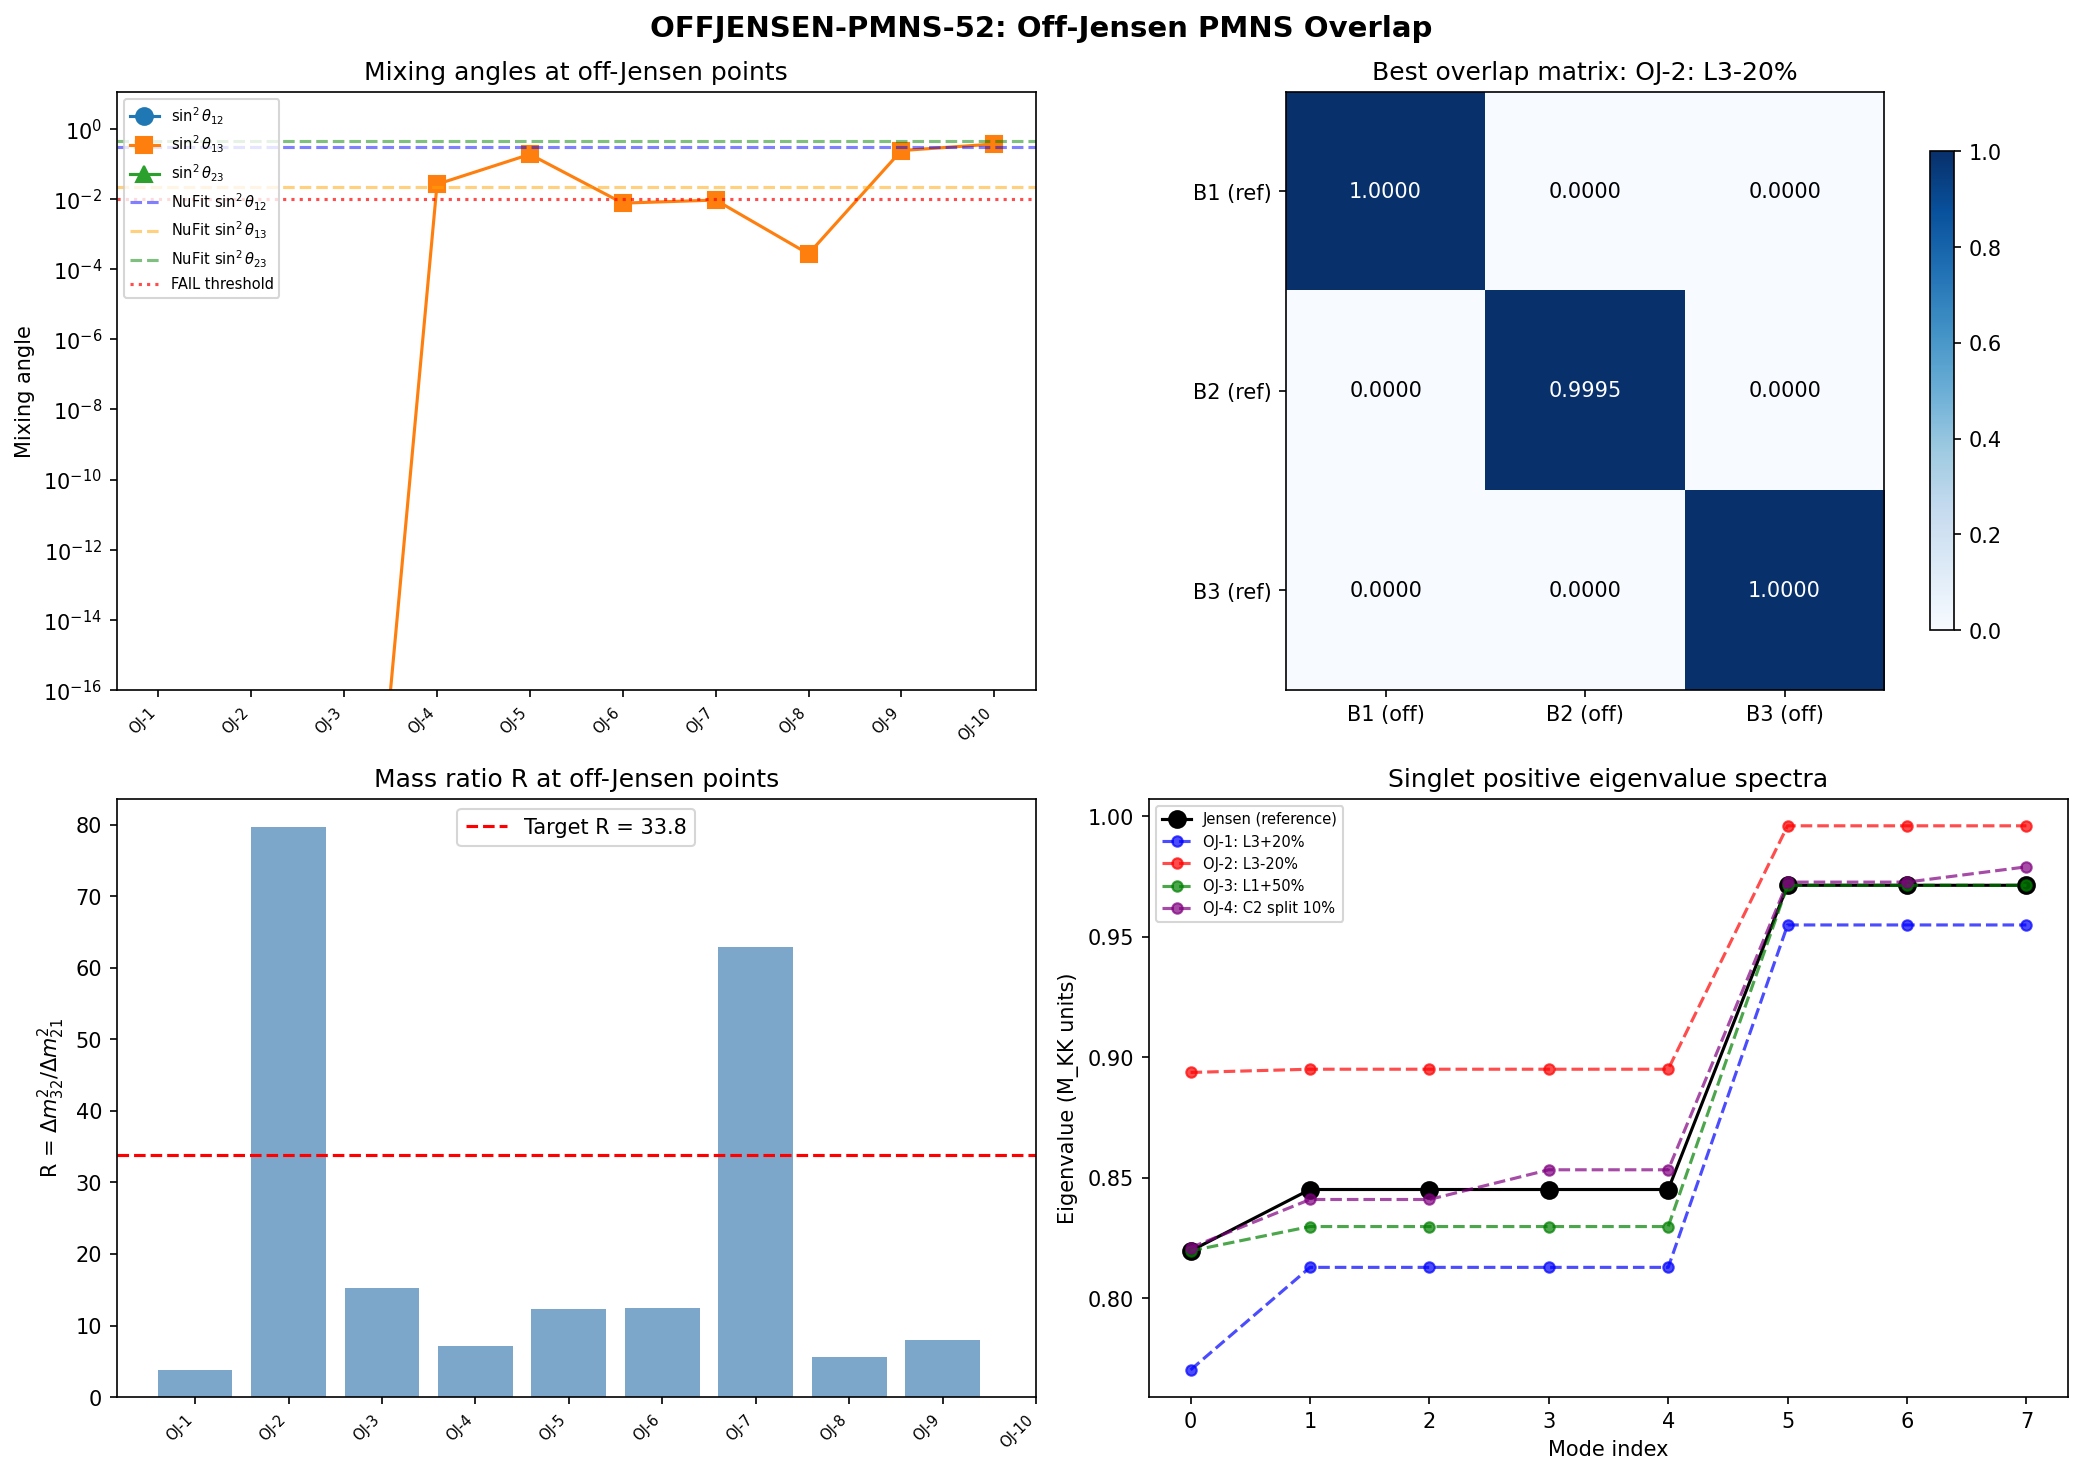

This chart was generated by the following Python code:
#!/usr/bin/env python3
"""
S52 OFFJENSEN-PMNS-52: Off-Jensen PMNS Overlap Computation
===========================================================

Computes D_K eigenvalues and eigenvectors at off-Jensen points in the
U(2)-invariant left-invariant metric family on SU(3). Extracts the 3x3
PMNS overlap matrix between eigenspaces at off-Jensen and Jensen reference.
Tests for nonzero mixing angles.

Physics:
  Jensen metric: g_s = L1*g0|u1 + L2*g0|su2 + L3*g0|C2
    with L1=e^{2s}, L2=e^{-2s}, L3=e^s (volume-preserving 1-param family)

  Off-Jensen: independent (L1, L2, L3), or further breaking U(2) by splitting
  C^2 into two 2D subspaces with different scales (L3a, L3b).

  On Jensen curve, eigenspace overlap U = I exactly (Schur's lemma, S36).
  Off-Jensen may break this and generate nontrivial PMNS mixing.

Gate: PMNS-OFFJENSEN-52
  PASS: sin^2(theta_12) in [0.25, 0.35] at any off-Jensen point
  FAIL: All mixing angles < 0.01 at all tested points

Author: Neutrino-Detection-Specialist (Session 52)
Date: 2026-03-20
"""

import numpy as np
from numpy.linalg import eigh, cholesky, inv, eigvalsh
import sys
import os
import time
# === Phase 2b X2 transform bootstrap (auto-inserted by tools/_x2_transform_copies.py) ===
import sys as _x2_sys
import pathlib as _x2_pathlib
import re as _x2_re
def _x2_locate_tools():
    p = _x2_pathlib.Path(__file__).resolve()
    for _ in range(8):
        if (p / "tools" / "computation_root.py").is_file():
            return p / "tools"
        p = p.parent
    raise RuntimeError(
        "Phase 2b bootstrap: tools/computation_root.py not found in any "
        "ancestor of " + str(__file__))
_x2_sys.path.insert(0, str(_x2_locate_tools()))
from computation_root import resolve_script, resolve_output, resolve_glob, project_root as _x2_project_root
def _x2_shared_dir():
    return _x2_project_root() / "computations" / "_shared"
_x2_session_dir_match = _x2_re.match(r"^session-(\d+)$",
    _x2_pathlib.Path(__file__).resolve().parent.name)
_x2_self_session = int(_x2_session_dir_match.group(1)) if _x2_session_dir_match else None
# === End X2 bootstrap ===


# Add computations to path
sys.path.insert(0, str(_x2_shared_dir()))
sys.path.insert(0, os.path.dirname(os.path.abspath(__file__)))

from canonical_constants import tau_fold, E_B1, E_B2_mean, E_B3_mean

# ============================================================================
# SECTION 1: SU(3) LIE ALGEBRA INFRASTRUCTURE (self-contained)
# ============================================================================

def gell_mann_matrices():
    """Standard Gell-Mann matrices lambda_1,...,lambda_8."""
    lam = []
    # lambda_1
    lam.append(np.array([[0,1,0],[1,0,0],[0,0,0]], dtype=complex))
    # lambda_2
    lam.append(np.array([[0,-1j,0],[1j,0,0],[0,0,0]], dtype=complex))
    # lambda_3
    lam.append(np.array([[1,0,0],[0,-1,0],[0,0,0]], dtype=complex))
    # lambda_4
    lam.append(np.array([[0,0,1],[0,0,0],[1,0,0]], dtype=complex))
    # lambda_5
    lam.append(np.array([[0,0,-1j],[0,0,0],[1j,0,0]], dtype=complex))
    # lambda_6
    lam.append(np.array([[0,0,0],[0,0,1],[0,1,0]], dtype=complex))
    # lambda_7
    lam.append(np.array([[0,0,0],[0,0,-1j],[0,1j,0]], dtype=complex))
    # lambda_8
    lam.append(np.array([[1,0,0],[0,1,0],[0,0,-2]], dtype=complex) / np.sqrt(3))
    return lam


def su3_generators():
    """Anti-Hermitian generators e_a = -i/2 * lambda_a. Tr(e_a e_b) = -1/2 delta_{ab}."""
    gm = gell_mann_matrices()
    return [-1j / 2.0 * lam for lam in gm]


def compute_structure_constants(gens):
    """f_{abc} from [e_a, e_b] = f_{abc} e_c. Uses trace formula."""
    n = len(gens)
    f = np.zeros((n, n, n), dtype=np.float64)
    for a in range(n):
        for b in range(a+1, n):
            comm = gens[a] @ gens[b] - gens[b] @ gens[a]
            for c in range(n):
                val = -2.0 * np.trace(comm @ gens[c])  # (local)
                f[a,b,c] = val.real
                f[b,a,c] = -val.real
    return f


# ============================================================================
# SECTION 2: METRIC CONSTRUCTION
# ============================================================================

# Decomposition indices: su(3) = u(1) + su(2) + C^2
U1_IDX = [7]
SU2_IDX = [0, 1, 2]
C2_IDX = [3, 4, 5, 6]


def u2_invariant_metric(B_ab, L1, L2, L3):
    """
    U(2)-invariant left-invariant metric on SU(3).
    g = L1*g0|u1 + L2*g0|su2 + L3*g0|C2
    g0 = |B_ab| (positive-definite base from Killing form)
    """
    g0 = np.abs(B_ab)
    g = np.zeros((8,8), dtype=np.float64)
    for a in U1_IDX:
        for b in U1_IDX:
            g[a,b] = g0[a,b] * L1
    for a in SU2_IDX:
        for b in SU2_IDX:
            g[a,b] = g0[a,b] * L2
    for a in C2_IDX:
        for b in C2_IDX:
            g[a,b] = g0[a,b] * L3
    return g


def general_metric(B_ab, scales):
    """
    General left-invariant metric on SU(3) with per-generator scales.
    scales: array of 8 positive floats, one per generator direction.
    g = diag(s_0, ..., s_7) * g0
    This breaks U(2) when the C^2 scales are not all equal.
    """
    g0 = np.abs(B_ab)
    g = np.zeros((8,8), dtype=np.float64)
    for a in range(8):
        g[a,a] = g0[a,a] * scales[a]
    return g


def jensen_metric(B_ab, s):
    """Jensen curve: L1=e^{2s}, L2=e^{-2s}, L3=e^s. Volume-preserving."""
    L1 = np.exp(2.0*s)
    L2 = np.exp(-2.0*s)
    L3 = np.exp(s)
    return u2_invariant_metric(B_ab, L1, L2, L3)


# ============================================================================
# SECTION 3: FRAME, CONNECTION, DIRAC OPERATOR
# ============================================================================

def orthonormal_frame(g_s):
    """E such that E g_s E^T = I. E = inv(cholesky(g_s))."""
    L = cholesky(g_s)
    return inv(L)


def frame_structure_constants(f_abc, E):
    """Structure constants in ON frame: ft^f_{ab} = E_{ac} E_{bd} f_{cde} (E^{-1})_{ef}"""
    E_inv = inv(E)
    return np.einsum('ac,bd,cde,ef->abf', E, E, f_abc, E_inv)


def connection_coefficients(ft):
    """Levi-Civita connection: 2*Gamma_{cab} = ft_{abc} - ft_{bca} + ft_{cab}"""
    n = ft.shape[0]
    Gamma = np.zeros((n,n,n), dtype=np.float64)
    for c in range(n):
        for a in range(n):
            for b in range(n):
                Gamma[c,a,b] = 0.5*(ft[a,b,c] - ft[b,c,a] + ft[c,a,b])
    return Gamma


def build_cliff8():
    """Cliff(R^8) generators: 8 Hermitian 16x16 matrices, {gamma_a, gamma_b} = 2*delta_{ab}*I."""
    s1 = np.array([[0,1],[1,0]], dtype=complex)
    s2 = np.array([[0,-1j],[1j,0]], dtype=complex)
    s3 = np.array([[1,0],[0,-1]], dtype=complex)
    I2 = np.eye(2, dtype=complex)
    def kron4(A,B,C,D):
        return np.kron(A, np.kron(B, np.kron(C, D)))
    return [
        kron4(s1,I2,I2,I2), kron4(s2,I2,I2,I2),
        kron4(s3,s1,I2,I2), kron4(s3,s2,I2,I2),
        kron4(s3,s3,s1,I2), kron4(s3,s3,s2,I2),
        kron4(s3,s3,s3,s1), kron4(s3,s3,s3,s2),
    ]


def spinor_connection_offset(Gamma, gammas):
    """Omega = (1/4) sum_{a,b,c} Gamma^b_{ac} gamma_a gamma_b gamma_c"""
    n = len(gammas)
    dim_spin = gammas[0].shape[0]
    Omega = np.zeros((dim_spin, dim_spin), dtype=complex)
    for a in range(n):
        for b in range(n):
            for c in range(n):
                coeff = Gamma[b,a,c]
                if abs(coeff) > 1e-15:
                    Omega += coeff * gammas[a] @ gammas[b] @ gammas[c]
    Omega *= 0.25
    return Omega


def dirac_operator_on_irrep(rho, E, gammas, Omega):
    """D_pi = sum_{a,b} E_{ab} rho[b] x gamma_a + I x Omega"""
    dim_rho = rho[0].shape[0]
    dim_spin = 16  # (local)
    dim_total = dim_rho * dim_spin
    D = np.zeros((dim_total, dim_total), dtype=complex)
    for a in range(8):
        for b in range(8):
            if abs(E[a,b]) > 1e-15:
                D += E[a,b] * np.kron(rho[b], gammas[a])
    D += np.kron(np.eye(dim_rho), Omega)
    return D


# ============================================================================
# SECTION 4: IRREP CONSTRUCTION
# ============================================================================

def irrep_fundamental(gens):
    """(1,0) representation, dim=3."""
    return [g.copy() for g in gens]

def irrep_antifundamental(gens):
    """(0,1) representation, dim=3."""
    return [-g.T for g in gens]

def irrep_adjoint(f_abc):
    """(1,1) representation, dim=8."""
    rho = []
    for a in range(8):
        M = f_abc[a,:,:].T
        rho.append(M.astype(complex))
    return rho

def irrep_symmetric2(gens):
    """(2,0) representation, dim=6. Sym^2(C^3)."""
    I3 = np.eye(3, dtype=complex)
    sym_vecs = []
    for i in range(3):
        v = np.zeros(9, dtype=complex)
        v[3*i+i] = 1.0
        sym_vecs.append(v)
    for i in range(3):
        for j in range(i+1, 3):
            v = np.zeros(9, dtype=complex)
            v[3*i+j] = 1.0/np.sqrt(2)
            v[3*j+i] = 1.0/np.sqrt(2)
            sym_vecs.append(v)
    P = np.column_stack(sym_vecs)
    rho = []
    for X in gens:
        rho_9 = np.kron(X, I3) + np.kron(I3, X)
        rho.append(P.conj().T @ rho_9 @ P)
    return rho

def irrep_symmetric3(gens):
    """(3,0) representation, dim=10. Sym^3(C^3)."""
    from itertools import permutations
    I3 = np.eye(3, dtype=complex)
    sorted_triples = []
    for i in range(3):
        for j in range(i,3):
            for k in range(j,3):
                sorted_triples.append((i,j,k))
    sym_vecs = []
    for trip in sorted_triples:
        v = np.zeros(27, dtype=complex)
        perms = set(permutations(trip))
        norm = np.sqrt(len(perms))
        for p in perms:
            idx = p[0]*9 + p[1]*3 + p[2]
            v[idx] = 1.0/norm
        sym_vecs.append(v)
    P = np.column_stack(sym_vecs)
    rho = []
    for X in gens:
        rho_27 = (np.kron(np.kron(X,I3),I3) + np.kron(np.kron(I3,X),I3) + np.kron(np.kron(I3,I3),X))
        rho.append(P.conj().T @ rho_27 @ P)
    return rho

def irrep_via_casimir_projection(rho_A, rho_B, target_dim, target_pq=None):
    """General irrep via tensor product + Casimir projection."""
    dim_A = rho_A[0].shape[0]
    dim_B = rho_B[0].shape[0]
    dim_prod = dim_A * dim_B
    rho_prod = []
    C2 = np.zeros((dim_prod, dim_prod), dtype=complex)
    for a in range(8):
        rho_a = np.kron(rho_A[a], np.eye(dim_B)) + np.kron(np.eye(dim_A), rho_B[a])
        rho_prod.append(rho_a)
        C2 += rho_a @ rho_a
    evals, evecs = np.linalg.eigh(C2)
    tol = 1e-8  # (local)
    groups = []
    for i, ev in enumerate(sorted(zip(evals, range(dim_prod)))):
        val, idx = ev
        if not groups or abs(val - groups[-1][0]) > tol:
            groups.append((val, [idx]))
        else:
            groups[-1][1].append(idx)
    target_eval = None
    for val, indices in groups:
        if len(indices) == target_dim:
            target_eval = val
            break
    if target_eval is None:
        group_info = [(val, len(indices)) for val, indices in groups]
        label = f"({target_pq[0]},{target_pq[1]})" if target_pq else f"dim={target_dim}"
        raise RuntimeError(f"Cannot find {target_dim}-dim eigenspace for {label}. Dims: {group_info}")
    mask = np.abs(evals - target_eval) < tol
    P = evecs[:, mask]
    if P.shape[1] != target_dim:
        raise RuntimeError(f"Projection gave dim={P.shape[1]}, expected {target_dim}")
    rho = []
    for a in range(8):
        rho.append(P.conj().T @ rho_prod[a] @ P)
    return rho


def get_irreps_for_spectrum(gens, f_abc, max_pq_sum=3):
    """
    Return list of (p, q, dim, rho) for all irreps with p+q <= max_pq_sum.

    For neutrino physics we need the lowest eigenvalues, which come from
    small irreps. max_pq_sum=3 covers (0,0), (1,0), (0,1), (1,1), (2,0), (0,2),
    (3,0), (0,3), (2,1), (1,2).
    """
    irreps = []
    for p in range(max_pq_sum + 1):
        for q in range(max_pq_sum + 1 - p):
            dim_pq = (p+1)*(q+1)*(p+q+2)//2
            try:
                if (p,q) == (0,0):
                    rho = [np.zeros((1,1), dtype=complex) for _ in range(8)]
                elif (p,q) == (1,0):
                    rho = irrep_fundamental(gens)
                elif (p,q) == (0,1):
                    rho = irrep_antifundamental(gens)
                elif (p,q) == (1,1):
                    rho = irrep_adjoint(f_abc)
                elif p >= 2 and q == 0:
                    rho = irrep_symmetric2(gens) if p == 2 else irrep_symmetric3(gens)
                elif p == 0 and q >= 2:
                    conj_gens = [-g.T for g in gens]
                    rho = irrep_symmetric2(conj_gens) if q == 2 else irrep_symmetric3(conj_gens)
                elif (p,q) == (2,1):
                    rho_3 = irrep_fundamental(gens)
                    rho_8 = irrep_adjoint(f_abc)
                    rho = irrep_via_casimir_projection(rho_3, rho_8, dim_pq, (p,q))
                elif (p,q) == (1,2):
                    conj_gens = [-g.T for g in gens]
                    conj_f = compute_structure_constants(conj_gens)
                    rho_3c = irrep_fundamental(conj_gens)
                    rho_8c = irrep_adjoint(conj_f)
                    rho = irrep_via_casimir_projection(rho_3c, rho_8c, dim_pq, (2,1))
                else:
                    print(f"  Skipping ({p},{q}): not implemented for max_pq_sum={max_pq_sum}")
                    continue
                irreps.append((p, q, dim_pq, rho))
            except Exception as e:
                print(f"  Warning: could not build ({p},{q}): {e}")
    return irreps


# ============================================================================
# SECTION 5: SPECTRUM AND EIGENSPACE COMPUTATION
# ============================================================================

def compute_spectrum(g_metric, gens, f_abc, gammas, irreps_data, return_evecs=False):
    """
    Compute D_K eigenvalues (and optionally eigenvectors) for a given metric.

    Returns:
        evals_all: sorted array of all eigenvalues (imaginary parts of i*D)
        evecs_dict: if return_evecs, dict mapping (p,q) -> (evals, evecs) for each irrep
    """
    E = orthonormal_frame(g_metric)
    ft = frame_structure_constants(f_abc, E)
    Gamma = connection_coefficients(ft)
    Omega = spinor_connection_offset(Gamma, gammas)

    all_evals = []
    evecs_dict = {}

    for (p, q, dim_rho, rho) in irreps_data:
        D = dirac_operator_on_irrep(rho, E, gammas, Omega)

        # D is anti-Hermitian in math convention. Eigenvalues are purely imaginary.
        # We multiply by -1j to get a Hermitian matrix with real eigenvalues.
        iD = -1j * D

        # Check Hermiticity
        herm_err = np.max(np.abs(iD - iD.conj().T))
        if herm_err > 1e-10:
            print(f"  WARNING: ({p},{q}) Hermiticity error = {herm_err:.2e}")

        evals, evecs = np.linalg.eigh(iD)

        # Each eigenvalue has degeneracy dim_rho^2 from Weyl (already built in)
        # but in the Peter-Weyl decomposition, irrep (p,q) appears with
        # multiplicity dim_rho (right regular representation).
        # So each eigenvalue of D_(p,q) has total multiplicity dim_rho.
        for ev in evals:
            all_evals.extend([ev] * dim_rho)

        if return_evecs:
            evecs_dict[(p,q)] = (evals, evecs)

    all_evals = np.array(sorted(all_evals))
    return all_evals, evecs_dict


def identify_sectors(evals, tol=1e-8):
    """
    Identify B1, B2, B3 sectors from eigenvalue clustering.

    At the Jensen fold (tau~0.19):
      B1 (trivial, 1-fold): lowest positive eigenvalue ~0.819
      B2 (fundamental, 4-fold): next cluster ~0.845
      B3 (adjoint, 3-fold): next cluster ~0.971

    Returns:
        sectors: dict with keys 'B1', 'B2', 'B3', values are (mean_eval, indices_in_evals)
    """
    # Get unique positive eigenvalues
    pos_evals = evals[evals > tol]

    # Cluster by proximity
    clusters = []
    current_cluster = [pos_evals[0]]
    for ev in pos_evals[1:]:
        if abs(ev - current_cluster[-1]) < tol:
            current_cluster.append(ev)
        else:
            clusters.append(np.array(current_cluster))
            current_cluster = [ev]
    clusters.append(np.array(current_cluster))

    # The 3 lowest clusters are B1, B2, B3
    if len(clusters) < 3:
        print(f"  WARNING: only {len(clusters)} clusters found, expected >= 3")
        return None

    sectors = {}
    names = ['B1', 'B2', 'B3']
    for i, name in enumerate(names):
        sectors[name] = {
            'mean': np.mean(clusters[i]),
            'count': len(clusters[i]),
            'evals': clusters[i]
        }

    return sectors


def compute_singlet_overlap(evecs_ref, evecs_off, evals_ref, evals_off, tol=1e-6):
    """
    Compute the 3x3 overlap matrix between B1, B2, B3 eigenspaces
    at reference (Jensen) and off-Jensen points.

    For the singlet (0,0), the Dirac matrix is 16x16, giving 8 positive
    and 8 negative eigenvalues (paired by J symmetry).

    The positive eigenvalues cluster into:
      B1 (1 eigenvalue), B2 (4 eigenvalues), B3 (3 eigenvalues)

    The overlap matrix U_{ij} = sum_k |<psi_i^ref | psi_j^off>|^2
    where i runs over the B_i eigenspace at Jensen, j over B_j at off-Jensen.

    For PMNS extraction, we need the overlap between the 3 SECTORS (not individual
    modes). So we define:
      O_{IJ} = (1/n_I) * sum_{i in B_I^ref} sum_{j in B_J^off} |<psi_i | psi_j>|^2

    where n_I is the dimension of sector I.

    If U(2) is preserved, O = I (Schur's lemma). If broken, O develops off-diagonal
    elements that encode PMNS-like mixing.
    """
    # Sort positive eigenvalues and identify sectors
    pos_mask_ref = evals_ref > 1e-6
    pos_idx_ref = np.where(pos_mask_ref)[0]
    pos_evals_ref = evals_ref[pos_idx_ref]

    pos_mask_off = evals_off > 1e-6
    pos_idx_off = np.where(pos_mask_off)[0]
    pos_evals_off = evals_off[pos_idx_off]

    # Sort by eigenvalue
    sort_ref = np.argsort(pos_evals_ref)
    sort_off = np.argsort(pos_evals_off)

    sorted_idx_ref = pos_idx_ref[sort_ref]
    sorted_idx_off = pos_idx_off[sort_off]
    sorted_evals_ref = pos_evals_ref[sort_ref]
    sorted_evals_off = pos_evals_off[sort_off]

    # Identify sectors: B1 (1 mode), B2 (4 modes), B3 (3 modes)
    # Total = 8 positive eigenvalues for the singlet
    if len(sorted_idx_ref) != 8 or len(sorted_idx_off) != 8:
        print(f"  WARNING: Expected 8 positive eigenvalues, got ref={len(sorted_idx_ref)}, off={len(sorted_idx_off)}")
        return None, None, None

    # Cluster the eigenvalues
    def cluster_8(sorted_evals):
        """Identify B1, B2, B3 boundaries from 8 sorted eigenvalues."""
        # Try standard assignment: 1 + 4 + 3
        # Look at gaps between consecutive eigenvalues
        gaps = np.diff(sorted_evals)
        # The two largest gaps should separate B1|B2 and B2|B3
        gap_order = np.argsort(gaps)[::-1]

        # Check: the two biggest gaps
        g1, g2 = sorted(gap_order[:2])

        # Boundaries
        boundaries = sorted([g1+1, g2+1])

        # Check expected sizes
        sizes = [boundaries[0], boundaries[1]-boundaries[0], 8-boundaries[1]]

        return boundaries, sizes

    bounds_ref, sizes_ref = cluster_8(sorted_evals_ref)
    bounds_off, sizes_off = cluster_8(sorted_evals_off)

    # Sector index ranges
    def sector_ranges(bounds):
        return {
            'B1': list(range(0, bounds[0])),
            'B2': list(range(bounds[0], bounds[1])),
            'B3': list(range(bounds[1], 8))
        }

    sec_ref = sector_ranges(bounds_ref)
    sec_off = sector_ranges(bounds_off)

    # Build the full overlap matrix between all 8 positive eigenstates
    overlap_full = np.zeros((8, 8))
    for i in range(8):
        for j in range(8):
            v_ref = evecs_ref[:, sorted_idx_ref[i]]
            v_off = evecs_off[:, sorted_idx_off[j]]
            overlap_full[i, j] = np.abs(np.vdot(v_ref, v_off))**2

    # Build the 3x3 sector overlap matrix
    sector_names = ['B1', 'B2', 'B3']
    O = np.zeros((3, 3))
    for I, name_I in enumerate(sector_names):
        for J, name_J in enumerate(sector_names):
            total = 0.0  # (local)
            n_I = len(sec_ref[name_I])
            for i in sec_ref[name_I]:
                for j in sec_off[name_J]:
                    total += overlap_full[i, j]
            O[I, J] = total / n_I if n_I > 0 else 0.0

    return O, overlap_full, {
        'ref_evals': sorted_evals_ref,
        'off_evals': sorted_evals_off,
        'ref_sectors': sec_ref,
        'off_sectors': sec_off,
        'ref_sizes': sizes_ref,
        'off_sizes': sizes_off
    }


def extract_pmns_angles(O):
    """
    Extract PMNS mixing angles from the 3x3 overlap matrix O.

    Standard PMNS parameterization:
      |U_{e1}|^2 = cos^2(theta_12) * cos^2(theta_13)
      |U_{e2}|^2 = sin^2(theta_12) * cos^2(theta_13)
      |U_{e3}|^2 = sin^2(theta_13)
      |U_{mu3}|^2 = sin^2(theta_23) * cos^2(theta_13)

    But our overlap matrix O is |U|^2 in the sector basis, where sectors
    have different dimensions. The PMNS-relevant extraction depends on how
    we identify "mass eigenstates" with sectors.

    For a proper extraction: O_{IJ} plays the role of |U_{IJ}|^2.

    sin^2(theta_13) = O[0,2]  (B1-B3 mixing)
    sin^2(theta_12) = O[0,1] / (1 - O[0,2])  (B1-B2 mixing in 1-2 subspace)
    sin^2(theta_23) = O[1,2] / (1 - O[0,2])  (B2-B3 mixing in 2-3 subspace)
    """
    # Ensure O rows sum to ~1
    row_sums = np.sum(O, axis=1)

    sin2_13 = O[0, 2]
    cos2_13 = 1.0 - sin2_13

    if cos2_13 > 1e-10:
        sin2_12 = O[0, 1] / cos2_13
        sin2_23 = O[1, 2] / cos2_13
    else:
        sin2_12 = 0.0  # (local)
        sin2_23 = 0.0  # (local)

    # Clip to [0, 1] for safety
    sin2_12 = np.clip(sin2_12, 0.0, 1.0)
    sin2_13 = np.clip(sin2_13, 0.0, 1.0)
    sin2_23 = np.clip(sin2_23, 0.0, 1.0)

    return sin2_12, sin2_13, sin2_23, row_sums


# ============================================================================
# SECTION 6: OFF-JENSEN METRIC POINTS
# ============================================================================

def generate_offjensen_points(tau_ref):
    """
    Generate off-Jensen test points.

    The Jensen curve at tau is: L1=e^{2*tau}, L2=e^{-2*tau}, L3=e^{tau}

    Off-Jensen directions:
    1. U(2)-preserving: keep diagonal structure but break the Jensen constraint
       - Vary L3 while keeping L1, L2 at Jensen values
       - Vary L1 independently while keeping L2, L3 at Jensen
       - Scale L1 up and L2 down differently from Jensen

    2. U(2)-breaking: split C^2 into two 2D blocks with different scales
       - g_45 != g_67 breaks the SU(2) acting on C^2
       - This is the most promising direction for PMNS mixing

    Each point: dict with 'name', 'scales' (8-vector of per-generator factors),
    and 'description'.
    """
    s = tau_ref
    L1_J = np.exp(2*s)
    L2_J = np.exp(-2*s)
    L3_J = np.exp(s)

    points = []

    # --- U(2)-preserving off-Jensen ---

    # OJ-1: Increase L3 by 20% (C^2 directions expanded)
    eps = 0.20
    L3_new = L3_J * (1 + eps)
    scales = np.array([L2_J]*3 + [L3_new]*4 + [L1_J])
    points.append({
        'name': 'OJ-1: L3+20%',
        'scales': scales,
        'L1': L1_J, 'L2': L2_J, 'L3': L3_new,
        'type': 'U(2)-preserving',
        'description': f'C^2 scale L3 increased 20% from {L3_J:.4f} to {L3_new:.4f}'
    })

    # OJ-2: Decrease L3 by 20%
    L3_new = L3_J * (1 - eps)
    scales = np.array([L2_J]*3 + [L3_new]*4 + [L1_J])
    points.append({
        'name': 'OJ-2: L3-20%',
        'scales': scales,
        'L1': L1_J, 'L2': L2_J, 'L3': L3_new,
        'type': 'U(2)-preserving',
        'description': f'C^2 scale L3 decreased 20% from {L3_J:.4f} to {L3_new:.4f}'
    })

    # OJ-3: Increase L1 by 50% (u(1) direction expanded)
    L1_new = L1_J * 1.5
    scales = np.array([L2_J]*3 + [L3_J]*4 + [L1_new])
    points.append({
        'name': 'OJ-3: L1+50%',
        'scales': scales,
        'L1': L1_new, 'L2': L2_J, 'L3': L3_J,
        'type': 'U(2)-preserving',
        'description': f'u(1) scale L1 increased 50% from {L1_J:.4f} to {L1_new:.4f}'
    })

    # --- U(2)-breaking: split C^2 ---

    # OJ-4: Split C^2 into (4,5) and (6,7) blocks. L3a != L3b.
    # This breaks the SU(2)_R that acts on the doublet (4,5)<->(6,7)
    split = 0.10  # 10% split
    L3a = L3_J * (1 + split)
    L3b = L3_J * (1 - split)
    scales = np.array([L2_J]*3 + [L3a, L3a, L3b, L3b] + [L1_J])
    points.append({
        'name': 'OJ-4: C2 split 10%',
        'scales': scales,
        'L3a': L3a, 'L3b': L3b,
        'type': 'U(2)-breaking',
        'description': f'C^2 split: (4,5)={L3a:.4f}, (6,7)={L3b:.4f}'
    })

    # OJ-5: Larger C^2 split (30%)
    split = 0.30
    L3a = L3_J * (1 + split)
    L3b = L3_J * (1 - split)
    scales = np.array([L2_J]*3 + [L3a, L3a, L3b, L3b] + [L1_J])
    points.append({
        'name': 'OJ-5: C2 split 30%',
        'scales': scales,
        'L3a': L3a, 'L3b': L3b,
        'type': 'U(2)-breaking',
        'description': f'C^2 split: (4,5)={L3a:.4f}, (6,7)={L3b:.4f}'
    })

    # OJ-6: C^2 split with individual scales (all different)
    # This maximally breaks the C^2 symmetry
    L3_vals = [L3_J*1.15, L3_J*0.95, L3_J*1.05, L3_J*0.85]
    scales = np.array([L2_J]*3 + L3_vals + [L1_J])
    points.append({
        'name': 'OJ-6: C2 all-different',
        'scales': scales,
        'type': 'U(2)-breaking',
        'description': f'C^2 all different: {[f"{v:.4f}" for v in L3_vals]}'
    })

    # OJ-7: Break SU(2) sub-block too (all 8 scales different)
    # This breaks ALL symmetry
    L_su2 = [L2_J*1.1, L2_J*0.95, L2_J*1.05]
    scales = np.array(L_su2 + L3_vals + [L1_J*1.2])
    points.append({
        'name': 'OJ-7: All-8 different',
        'scales': scales,
        'type': 'Fully broken',
        'description': 'All 8 generator scales independent'
    })

    # OJ-8: Small perturbation of C^2 (epsilon = 0.01)
    eps_small = 0.01  # (local)
    L3a = L3_J * (1 + eps_small)
    L3b = L3_J * (1 - eps_small)
    scales = np.array([L2_J]*3 + [L3a, L3a, L3b, L3b] + [L1_J])
    points.append({
        'name': 'OJ-8: C2 split 1%',
        'scales': scales,
        'L3a': L3a, 'L3b': L3b,
        'type': 'U(2)-breaking',
        'description': f'C^2 split: (4,5)={L3a:.4f}, (6,7)={L3b:.4f}'
    })

    # OJ-9: At tau=0.15 (away from fold) with 30% C^2 split
    s2 = 0.15
    L1_2 = np.exp(2*s2)
    L2_2 = np.exp(-2*s2)
    L3_2 = np.exp(s2)
    split = 0.30
    L3a = L3_2 * (1 + split)
    L3b = L3_2 * (1 - split)
    scales = np.array([L2_2]*3 + [L3a, L3a, L3b, L3b] + [L1_2])
    points.append({
        'name': 'OJ-9: tau=0.15, C2 split 30%',
        'scales': scales,
        'L3a': L3a, 'L3b': L3b,
        'type': 'U(2)-breaking',
        'description': f'tau=0.15 base, C^2 split: (4,5)={L3a:.4f}, (6,7)={L3b:.4f}'
    })

    # OJ-10: Large asymmetric deformation
    # One C^2 pair at 2x, the other at 0.5x, with compensating L1
    L3a = L3_J * 2.0
    L3b = L3_J * 0.5
    scales = np.array([L2_J]*3 + [L3a, L3a, L3b, L3b] + [L1_J])
    points.append({
        'name': 'OJ-10: C2 extreme (2x/0.5x)',
        'scales': scales,
        'L3a': L3a, 'L3b': L3b,
        'type': 'U(2)-breaking',
        'description': f'C^2 extreme split: (4,5)={L3a:.4f}, (6,7)={L3b:.4f}'
    })

    return points


# ============================================================================
# SECTION 7: MAIN COMPUTATION
# ============================================================================

def main():
    t_start = time.time()
    print("=" * 72)
    print("S52 OFFJENSEN-PMNS-52: Off-Jensen PMNS Overlap")
    print("=" * 72)

    # --- Setup Lie algebra ---
    print("\n[1] Setting up SU(3) Lie algebra infrastructure...")
    gens = su3_generators()
    f_abc = compute_structure_constants(gens)
    B_ab = np.einsum('acd,bcd->ab', f_abc, f_abc)
    gammas = build_cliff8()

    # Validate Clifford algebra
    cliff_err = 0.0  # (local)
    for a in range(8):
        for b in range(8):
            ac = gammas[a] @ gammas[b] + gammas[b] @ gammas[a]
            target = 2.0 * (1 if a == b else 0) * np.eye(16)
            cliff_err = max(cliff_err, np.max(np.abs(ac - target)))
    print(f"  Clifford algebra error: {cliff_err:.2e}")

    # Killing form
    print(f"  Killing form diagonal (should be -3): {B_ab[0,0]:.4f}")

    # --- Build irreps ---
    print("\n[2] Building irrep representations (max p+q = 3)...")
    irreps_data = get_irreps_for_spectrum(gens, f_abc, max_pq_sum=3)
    print(f"  Built {len(irreps_data)} irreps:")
    for p, q, dim, _ in irreps_data:
        print(f"    ({p},{q}): dim = {dim}")

    # --- Reference Jensen spectrum ---
    tau_ref = tau_fold  # 0.19
    print(f"\n[3] Computing reference Jensen spectrum at tau = {tau_ref}...")
    g_jensen = jensen_metric(B_ab, tau_ref)
    print(f"  Jensen metric diagonal: {np.diag(g_jensen)}")

    evals_ref_all, evecs_ref_dict = compute_spectrum(g_jensen, gens, f_abc, gammas, irreps_data, return_evecs=True)

    # Report singlet eigenvalues
    if (0,0) in evecs_ref_dict:
        e00_ref, v00_ref = evecs_ref_dict[(0,0)]
        pos_ref = e00_ref[e00_ref > 1e-6]
        print(f"  Singlet (0,0) positive eigenvalues: {sorted(pos_ref)}")

    # Also report (1,0) eigenvalues for R computation
    if (1,0) in evecs_ref_dict:
        e10_ref, v10_ref = evecs_ref_dict[(1,0)]
        pos_10_ref = sorted(e10_ref[e10_ref > 1e-6])
        print(f"  Fundamental (1,0) positive eigenvalues (first 12): {pos_10_ref[:12]}")

    # Identify reference sectors from (0,0) singlet
    ref_evals_singlet = evecs_ref_dict[(0,0)][0]
    ref_evecs_singlet = evecs_ref_dict[(0,0)][1]

    # Verify against known values
    pos_ref = sorted(ref_evals_singlet[ref_evals_singlet > 1e-6])
    print(f"\n  Reference singlet B1, B2, B3 eigenvalues:")
    print(f"    B1 (1 mode):  {pos_ref[0]:.6f}  (expected ~{E_B1:.4f})")
    print(f"    B2 (4 modes): {pos_ref[1]:.6f} - {pos_ref[4]:.6f}  (expected ~{E_B2_mean:.4f})")
    print(f"    B3 (3 modes): {pos_ref[5]:.6f} - {pos_ref[7]:.6f}  (expected ~{E_B3_mean:.4f})")

    R_ref = (pos_ref[5]**2 - pos_ref[1]**2) / (pos_ref[1]**2 - pos_ref[0]**2)
    print(f"    R = (E_B3^2 - E_B2^2)/(E_B2^2 - E_B1^2) = {R_ref:.2f}")

    # --- Off-Jensen scan ---
    print(f"\n[4] Generating off-Jensen test points...")
    oj_points = generate_offjensen_points(tau_ref)
    print(f"  Generated {len(oj_points)} off-Jensen points")

    # Storage for results
    results = []
    max_sin2_12 = 0.0
    max_sin2_13 = 0.0
    max_sin2_23 = 0.0

    print(f"\n[5] Computing off-Jensen spectra and overlaps...")
    print("-" * 72)

    for idx, pt in enumerate(oj_points):
        print(f"\n  Point {idx+1}/{len(oj_points)}: {pt['name']}")
        print(f"    Type: {pt['type']}")
        print(f"    {pt['description']}")

        # Construct the metric
        g_off = general_metric(B_ab, pt['scales'])

        # Verify positive definiteness
        g_evals = np.linalg.eigvalsh(g_off)
        if np.any(g_evals <= 0):
            print(f"    SKIP: metric not positive definite (min eigenvalue = {np.min(g_evals):.2e})")
            results.append({'name': pt['name'], 'type': pt['type'], 'skip': True})
            continue

        # Compute spectrum
        try:
            evals_off_all, evecs_off_dict = compute_spectrum(g_off, gens, f_abc, gammas, irreps_data, return_evecs=True)
        except Exception as e:
            print(f"    ERROR computing spectrum: {e}")
            results.append({'name': pt['name'], 'type': pt['type'], 'error': str(e)})
            continue

        # Singlet overlap
        if (0,0) in evecs_off_dict:
            off_evals_singlet = evecs_off_dict[(0,0)][0]
            off_evecs_singlet = evecs_off_dict[(0,0)][1]

            pos_off = sorted(off_evals_singlet[off_evals_singlet > 1e-6])
            print(f"    Singlet positive eigenvalues: {[f'{v:.6f}' for v in pos_off]}")

            # Compute R at this off-Jensen point
            if len(pos_off) >= 6:
                R_off = (pos_off[5]**2 - pos_off[1]**2) / (pos_off[1]**2 - pos_off[0]**2) if (pos_off[1]**2 - pos_off[0]**2) > 1e-12 else float('inf')
                print(f"    R = {R_off:.2f}")
            else:
                R_off = None

            # Compute overlap matrix
            O, overlap_full, info = compute_singlet_overlap(
                ref_evecs_singlet, off_evecs_singlet,
                ref_evals_singlet, off_evals_singlet
            )

            if O is not None:
                print(f"    Overlap matrix O (3x3 sector):")
                for i in range(3):
                    print(f"      [{O[i,0]:.6f}  {O[i,1]:.6f}  {O[i,2]:.6f}]")

                row_sums = np.sum(O, axis=1)
                print(f"    Row sums: {row_sums}")
                print(f"    Sector sizes (ref): {info['ref_sizes']}, (off): {info['off_sizes']}")

                # Extract mixing angles
                sin2_12, sin2_13, sin2_23, _ = extract_pmns_angles(O)
                print(f"    sin^2(theta_12) = {sin2_12:.6f}  (target: 0.303)")
                print(f"    sin^2(theta_13) = {sin2_13:.6f}  (target: 0.0222)")
                print(f"    sin^2(theta_23) = {sin2_23:.6f}  (target: 0.451)")

                max_sin2_12 = max(max_sin2_12, sin2_12)
                max_sin2_13 = max(max_sin2_13, sin2_13)
                max_sin2_23 = max(max_sin2_23, sin2_23)

                results.append({
                    'name': pt['name'],
                    'type': pt['type'],
                    'O': O,
                    'overlap_full': overlap_full,
                    'sin2_12': sin2_12,
                    'sin2_13': sin2_13,
                    'sin2_23': sin2_23,
                    'R': R_off,
                    'pos_evals': pos_off,
                    'info': info,
                    'scales': pt['scales'],
                })
            else:
                results.append({'name': pt['name'], 'type': pt['type'], 'error': 'overlap computation failed'})
        else:
            results.append({'name': pt['name'], 'type': pt['type'], 'error': 'no singlet data'})

    # Also compute overlaps from (1,0) fundamental sector
    print(f"\n[6] Computing (1,0) fundamental sector overlaps...")
    print("-" * 72)

    fund_results = []
    if (1,0) in evecs_ref_dict:
        e10_ref_all, v10_ref_all = evecs_ref_dict[(1,0)]

        for idx, pt in enumerate(oj_points):
            if idx >= len(results) or 'error' in results[idx] or results[idx].get('skip'):
                continue

            # Re-get the off-Jensen data
            g_off = general_metric(B_ab, pt['scales'])
            _, evecs_off_dict = compute_spectrum(g_off, gens, f_abc, gammas, irreps_data, return_evecs=True)

            if (1,0) in evecs_off_dict:
                e10_off, v10_off = evecs_off_dict[(1,0)]

                # For (1,0), dim=3, so D is 48x48 (3*16).
                # 24 positive eigenvalues grouped as:
                #   B1-like, B2-like, B3-like (with dim=3 multiplicity each -> more eigenvalues)
                pos_10_off = sorted(e10_off[e10_off > 1e-6])

                # Compute the FULL overlap between all positive eigenvectors
                n_pos_ref = np.sum(e10_ref_all > 1e-6)
                n_pos_off = np.sum(e10_off > 1e-6)

                # For a rough sector identification, cluster the positive eigenvalues
                print(f"\n  (1,0) at {pt['name']}:")
                print(f"    Positive eigenvalues ({n_pos_off}): first 8 = {[f'{v:.4f}' for v in pos_10_off[:8]]}")

                fund_results.append({
                    'name': pt['name'],
                    'n_pos': n_pos_off,
                    'first_evals': pos_10_off[:12] if len(pos_10_off) >= 12 else pos_10_off
                })

    # --- Gate evaluation ---
    print(f"\n{'=' * 72}")
    print(f"[7] GATE EVALUATION: PMNS-OFFJENSEN-52")
    print(f"{'=' * 72}")

    print(f"\n  Maximum mixing angles across all off-Jensen points:")
    print(f"    max sin^2(theta_12) = {max_sin2_12:.6f}")
    print(f"    max sin^2(theta_13) = {max_sin2_13:.6f}")
    print(f"    max sin^2(theta_23) = {max_sin2_23:.6f}")

    # Gate criteria
    pass_criterion = (0.25 <= max_sin2_12 <= 0.35)
    fail_criterion = (max_sin2_12 < 0.01 and max_sin2_13 < 0.01 and max_sin2_23 < 0.01)

    if pass_criterion:
        verdict = "PASS"
        detail = f"sin^2(theta_12) = {max_sin2_12:.6f} falls in [0.25, 0.35]"
    elif fail_criterion:
        verdict = "FAIL"
        detail = f"All mixing angles < 0.01 at all points tested"
    else:
        verdict = "INTERMEDIATE"
        detail = f"Nonzero mixing found (max sin2_12={max_sin2_12:.6f}) but outside [0.25, 0.35]"

    print(f"\n  Gate verdict: {verdict}")
    print(f"  Detail: {detail}")

    # --- Summary table ---
    print(f"\n{'=' * 72}")
    print(f"[8] SUMMARY TABLE")
    print(f"{'=' * 72}")
    print(f"{'Point':<28s} {'Type':<18s} {'sin2_12':>8s} {'sin2_13':>8s} {'sin2_23':>8s} {'R':>8s}")
    print("-" * 90)
    for r in results:
        if 'sin2_12' in r:
            R_str = f"{r['R']:.1f}" if r['R'] is not None else "N/A"
            print(f"{r['name']:<28s} {r['type']:<18s} {r['sin2_12']:>8.6f} {r['sin2_13']:>8.6f} {r['sin2_23']:>8.6f} {R_str:>8s}")
        elif r.get('skip'):
            print(f"{r['name']:<28s} {r['type']:<18s} {'SKIP':>8s}")
        else:
            print(f"{r['name']:<28s} {r['type']:<18s} {'ERROR':>8s}")

    # --- NuFit comparison ---
    print(f"\n{'=' * 72}")
    print(f"[9] COMPARISON TO NuFit-6.0 (NO)")
    print(f"{'=' * 72}")
    print(f"  Measured:  sin2_12 = 0.303 +/- 0.012")
    print(f"  Measured:  sin2_13 = 0.02225 +/- 0.00065")
    print(f"  Measured:  sin2_23 = 0.451 +/- 0.019")
    print(f"  Measured:  R = Delta_m32^2/Delta_m21^2 = 33.8")
    print(f"  Framework: max sin2_12 = {max_sin2_12:.6f}")
    print(f"  Framework: max sin2_13 = {max_sin2_13:.6f}")
    print(f"  Framework: max sin2_23 = {max_sin2_23:.6f}")

    # --- Save data ---
    print(f"\n[10] Saving results...")

    # Prepare arrays for .npz
    names_arr = np.array([r['name'] for r in results])
    types_arr = np.array([r['type'] for r in results])
    sin2_12_arr = np.array([r.get('sin2_12', np.nan) for r in results])
    sin2_13_arr = np.array([r.get('sin2_13', np.nan) for r in results])
    sin2_23_arr = np.array([r.get('sin2_23', np.nan) for r in results])
    R_arr = np.array([r.get('R', np.nan) if r.get('R') is not None else np.nan for r in results])

    # Collect overlap matrices
    O_matrices = []
    for r in results:
        if 'O' in r:
            O_matrices.append(r['O'])
        else:
            O_matrices.append(np.full((3,3), np.nan))
    O_matrices = np.array(O_matrices)

    np.savez("computations/session-52/s52_offjensen_pmns.npz",
        tau_ref=tau_ref,
        n_points=len(results),
        names=names_arr,
        types=types_arr,
        sin2_12=sin2_12_arr,
        sin2_13=sin2_13_arr,
        sin2_23=sin2_23_arr,
        R_values=R_arr,
        O_matrices=O_matrices,
        max_sin2_12=max_sin2_12,
        max_sin2_13=max_sin2_13,
        max_sin2_23=max_sin2_23,
        gate_verdict=verdict,
        gate_detail=detail,
        ref_pos_evals=np.array(pos_ref),
        jensen_metric_diag=np.diag(g_jensen),
    )
    print(f"  Saved to computations/session-52/s52_offjensen_pmns.npz")

    # --- Plot ---
    print(f"\n[11] Generating plot...")
    import matplotlib
    matplotlib.use('Agg')
    import matplotlib.pyplot as plt

    fig, axes = plt.subplots(2, 2, figsize=(14, 10))
    fig.suptitle('OFFJENSEN-PMNS-52: Off-Jensen PMNS Overlap', fontsize=14, fontweight='bold')

    # Panel 1: Mixing angles vs point index
    ax = axes[0, 0]
    valid_idx = [i for i, r in enumerate(results) if 'sin2_12' in r]
    if valid_idx:
        x = range(len(valid_idx))
        ax.semilogy(x, [sin2_12_arr[i] for i in valid_idx], 'o-', label=r'$\sin^2\theta_{12}$', markersize=8)
        ax.semilogy(x, [sin2_13_arr[i] for i in valid_idx], 's-', label=r'$\sin^2\theta_{13}$', markersize=8)
        ax.semilogy(x, [sin2_23_arr[i] for i in valid_idx], '^-', label=r'$\sin^2\theta_{23}$', markersize=8)
        ax.axhline(0.303, color='blue', ls='--', alpha=0.5, label='NuFit $\\sin^2\\theta_{12}$')
        ax.axhline(0.0222, color='orange', ls='--', alpha=0.5, label='NuFit $\\sin^2\\theta_{13}$')
        ax.axhline(0.451, color='green', ls='--', alpha=0.5, label='NuFit $\\sin^2\\theta_{23}$')
        ax.axhline(0.01, color='red', ls=':', alpha=0.7, label='FAIL threshold')
        ax.set_xticks(x)
        ax.set_xticklabels([results[i]['name'].split(':')[0] for i in valid_idx], rotation=45, ha='right', fontsize=7)
        ax.set_ylabel('Mixing angle')
        ax.set_title('Mixing angles at off-Jensen points')
        ax.legend(fontsize=7, loc='upper left')
        ax.set_ylim(bottom=1e-16)

    # Panel 2: Overlap matrix heatmap for the most-mixed point
    ax = axes[0, 1]
    if valid_idx:
        best_idx = valid_idx[np.argmax([sin2_12_arr[i] for i in valid_idx])]
        if 'O' in results[best_idx]:
            O_best = results[best_idx]['O']
            im = ax.imshow(O_best, cmap='Blues', vmin=0, vmax=1)
            ax.set_xticks([0,1,2])
            ax.set_yticks([0,1,2])
            ax.set_xticklabels(['B1 (off)', 'B2 (off)', 'B3 (off)'])
            ax.set_yticklabels(['B1 (ref)', 'B2 (ref)', 'B3 (ref)'])
            for i in range(3):
                for j in range(3):
                    ax.text(j, i, f'{O_best[i,j]:.4f}', ha='center', va='center', fontsize=10,
                           color='white' if O_best[i,j] > 0.5 else 'black')
            ax.set_title(f'Best overlap matrix: {results[best_idx]["name"]}')
            plt.colorbar(im, ax=ax, shrink=0.8)

    # Panel 3: R values at off-Jensen points
    ax = axes[1, 0]
    if valid_idx:
        R_valid = [R_arr[i] for i in valid_idx if not np.isnan(R_arr[i])]
        x_valid = [k for k, i in enumerate(valid_idx) if not np.isnan(R_arr[i])]
        if R_valid:
            ax.bar(x_valid, R_valid, alpha=0.7, color='steelblue')
            ax.axhline(33.8, color='red', ls='--', label='Target R = 33.8')
            ax.set_ylabel('R = $\\Delta m^2_{32}/\\Delta m^2_{21}$')
            ax.set_title('Mass ratio R at off-Jensen points')
            ax.set_xticks(range(len(valid_idx)))
            ax.set_xticklabels([results[i]['name'].split(':')[0] for i in valid_idx], rotation=45, ha='right', fontsize=7)
            ax.legend()

    # Panel 4: Eigenvalue spectra comparison
    ax = axes[1, 1]
    if valid_idx and pos_ref:
        ax.plot(pos_ref, 'ko-', label='Jensen (reference)', markersize=8)
        # Plot a few off-Jensen spectra
        colors = ['blue', 'red', 'green', 'purple']
        for k, vi in enumerate(valid_idx[:4]):
            if 'pos_evals' in results[vi]:
                ax.plot(results[vi]['pos_evals'], 'o--', color=colors[k%4],
                       label=results[vi]['name'], markersize=5, alpha=0.7)
        ax.set_xlabel('Mode index')
        ax.set_ylabel('Eigenvalue (M_KK units)')
        ax.set_title('Singlet positive eigenvalue spectra')
        ax.legend(fontsize=7)

    plt.tight_layout()
    plt.savefig("computations/session-52/s52_offjensen_pmns.png", dpi=150, bbox_inches='tight')
    print(f"  Saved plot to computations/session-52/s52_offjensen_pmns.png")

    # --- Timing ---
    elapsed = time.time() - t_start
    print(f"\n  Total computation time: {elapsed:.1f} s")

    print(f"\n{'=' * 72}")
    print(f"COMPUTATION COMPLETE")
    print(f"Gate: PMNS-OFFJENSEN-52 = {verdict}")
    print(f"{'=' * 72}")

    return verdict, results


if __name__ == "__main__":
    main()
